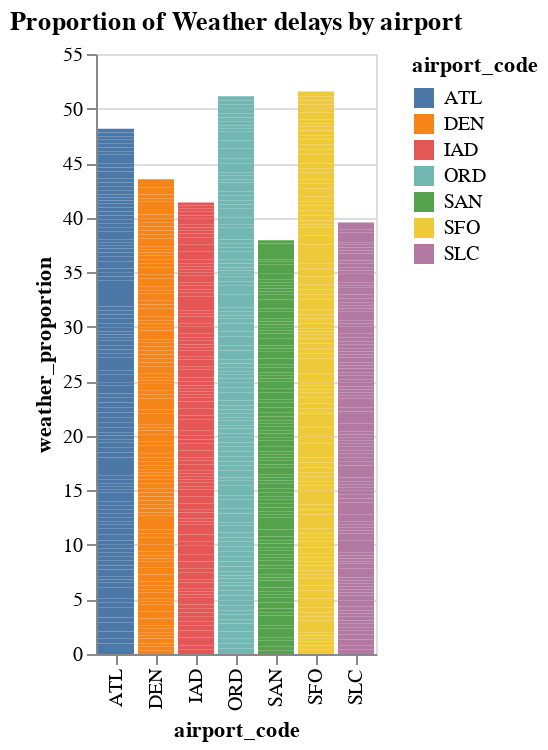

Here is the notebook cell this chart was saved with:
### Markdown cell above
_include figures in chunks and discuss your findings in the figure._

### Code cell
# Include and execute your code here
weather_proportion_chart = (alt.Chart(weather_total.
    query("month != 'null'"),
    title = "Proportion of Weather delays by airport")
    .encode(
    alt.X('airport_code', sort=month_ord), 
    alt.Y('weather_proportion'),
    alt.Color('airport_code')
    )
    .mark_bar()
    )
    
display(weather_proportion_chart)

### Figure 1 — Vega-Lite specification as saved in the notebook (floating-point values rounded to 4 significant figures; data arrays with more than 128 entries replaced by an {"elided": "..."} marker saying what was removed)
{"config": {"view": {"continuousWidth": 400, "continuousHeight": 300}}, "data": {"name": "data-faf42e47ac62bfee867fecbb05cef435"}, "mark": "bar", "encoding": {"color": {"field": "airport_code", "type": "nominal"}, "x": {"field": "airport_code", "sort": ["January", "February", "March", "April", "May", "June", "July", "August", "September", "October", "November", "December"], "type": "nominal"}, "y": {"field": "weather_proportion", "type": "quantitative"}}, "title": "Proportion of Weather delays by airport", "$schema": "https://vega.github.io/schema/vega-lite/v4.17.0.json", "datasets": {"data-faf42e47ac62bfee867fecbb05cef435": {"elided": "924 records"}}}
